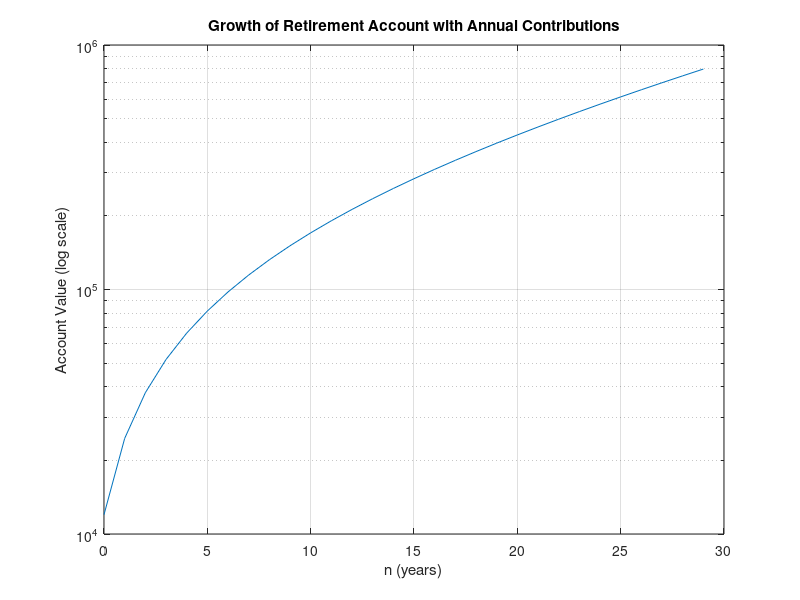

Source code (MATLAB):
N = 360;                      % 30 years * 12 months
x = 1000 * ones(1, N);        % Monthly contributions
a = 1 + 0.05/12;              % Monthly interest growth
b = 1;                        % Feedforward coefficient
A = [1, -a];                  % Recursive (IIR) system: y[n] - a*y[n-1] = x[n]

y = filter(b, A, x);          % Compute output
fprintf("y[359] = %.2f\n", y(end));  % Value after 30 years

% Plot on a semi-log scale
n = 0:N-1;
semilogy(n, y)
xlabel('n (months)')
ylabel('Account Value (log scale)')
title('Growth of Retirement Account with Monthly Contributions')
grid on
%%
N = 30;                          % 30 years
x = zeros(1, N);
x(:) = 12000;                    % Annual contribution
a = 1.05;                        % Annual growth

b = 1;
A = [1, -a];

y = filter(b, A, x);
fprintf("y[29] = %.2f\n", y(end));  % Value after 30 years

% Optional: plot
n = 0:N-1;
semilogy(n, y)
xlabel('n (years)')
ylabel('Account Value (log scale)')
title('Growth of Retirement Account with Annual Contributions')
grid on
